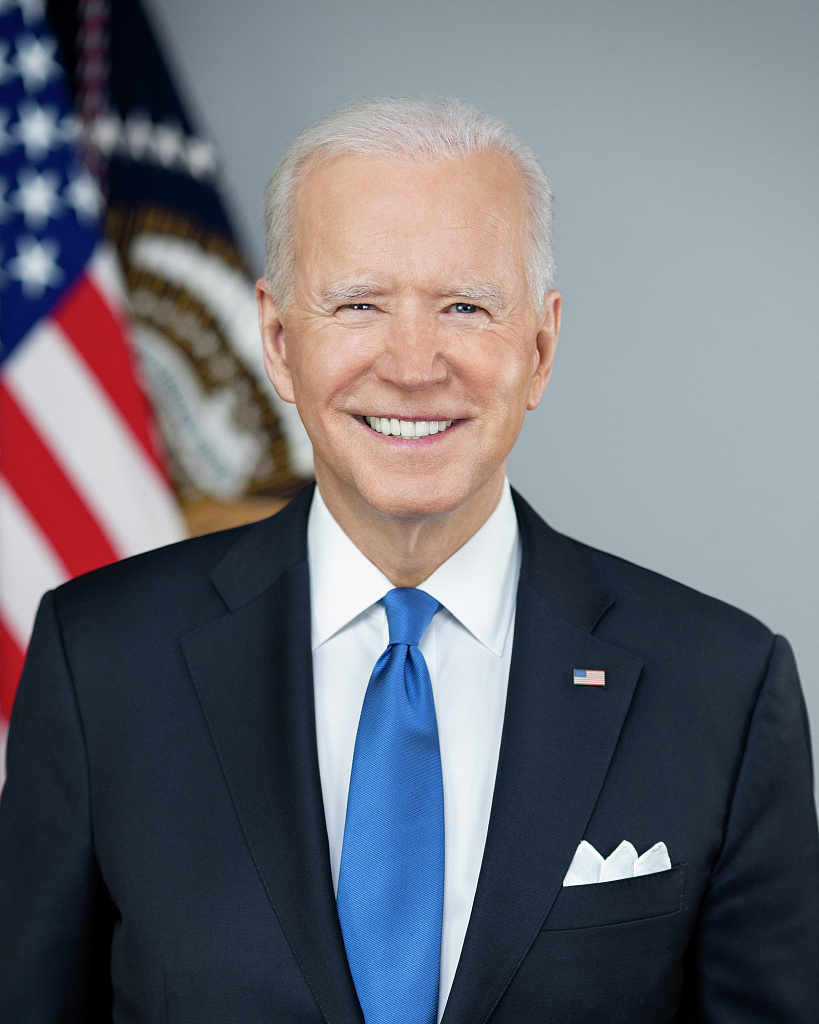
#> input picture known_faces/biden.jpg, 819 x 1024 px, given in place of the camera
$ python FaceDectection.py
#> lines starting #> are read from the running program, lines starting #| are printed output that depends on the picture; after the words box and inside, x2 and y2 are one past the last pixel; in counts of white or black regions, pixels touching at a corner belong together
#> further down, frame is the input picture: shape (1024, 819, 3); mean B, G, R 118, 109.6, 108
from __future__ import print_function
import cv2 as cv
import argparse
#import face_recognition
def detectAndDisplay(frame):
    frame_gray = cv.cvtColor(frame, cv.COLOR_BGR2GRAY)
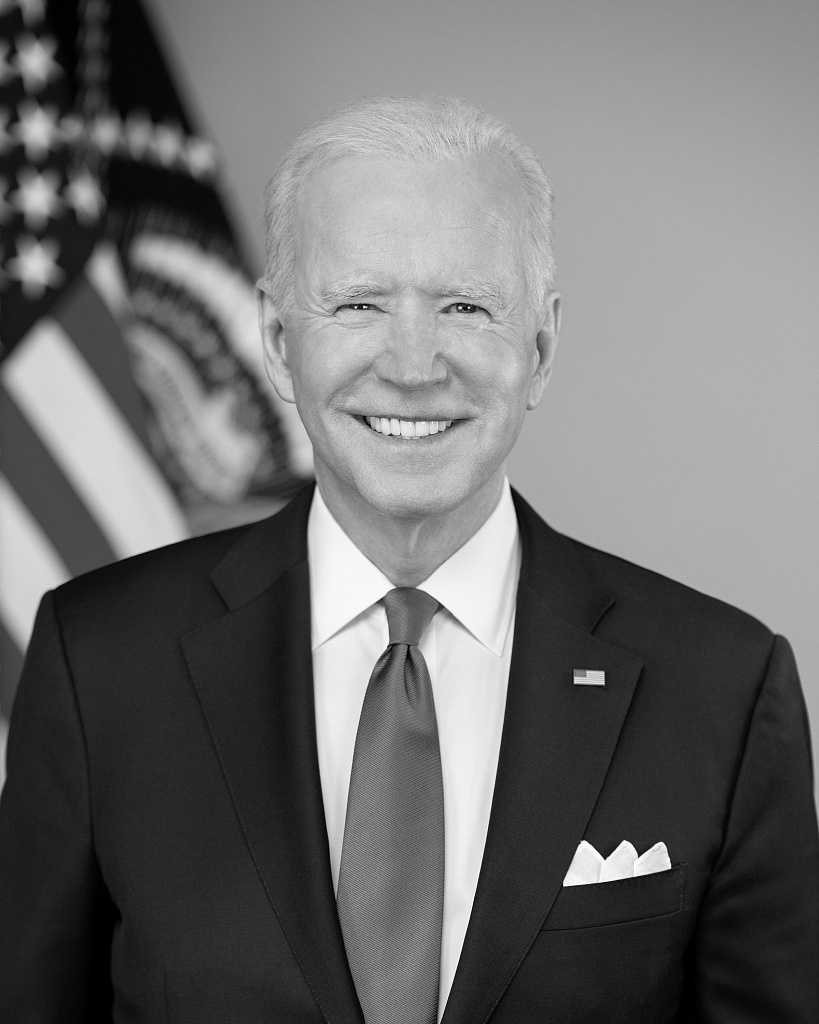
#> frame_gray: shape (1024, 819); min 0, max 255, mean 110.1
    frame_gray = cv.equalizeHist(frame_gray)
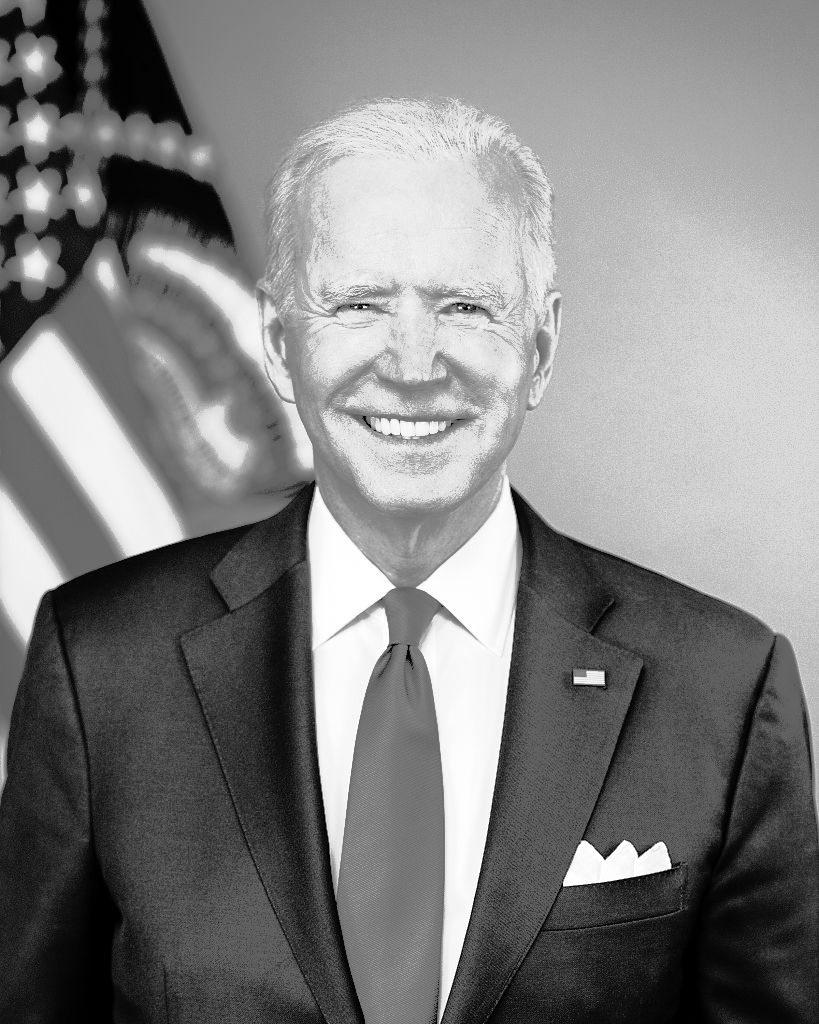
#> frame_gray: shape (1024, 819); min 0, max 255, mean 128.2
    #-- Detect faces
    faces = face_cascade.detectMultiScale(frame_gray)
#> faces = [[314, 547, 169, 169], [263, 189, 299, 299]]
    for (x,y,w,h) in faces:
        center = (x + w//2, y + h//2)
        frame = cv.ellipse(frame, center, (w//2, h//2), 0, 0, 360, (255, 0, 255), 4)
        faceROI = frame_gray[y:y+h,x:x+w]
        #-- In each face, detect eyes
        eyes = eyes_cascade.detectMultiScale(faceROI)
        for (x2,y2,w2,h2) in eyes:
            eye_center = (x + x2 + w2//2, y + y2 + h2//2)
            radius = int(round((w2 + h2)*0.25))
            frame = cv.circle(frame, eye_center, radius, (255, 0, 0 ), 4)
#> this loop made 2 passes
#> (x, y, w, h, center) on passes 1 to 2: (314, 547, 169, 169, (398, 631)), (263, 189, 299, 299, (412, 338))
#> pass 1, in detectAndDisplay, `frame = cv.ellipse(frame, center, (w//2, h//2), 0, 0, 360, (255, 0, 25..`:
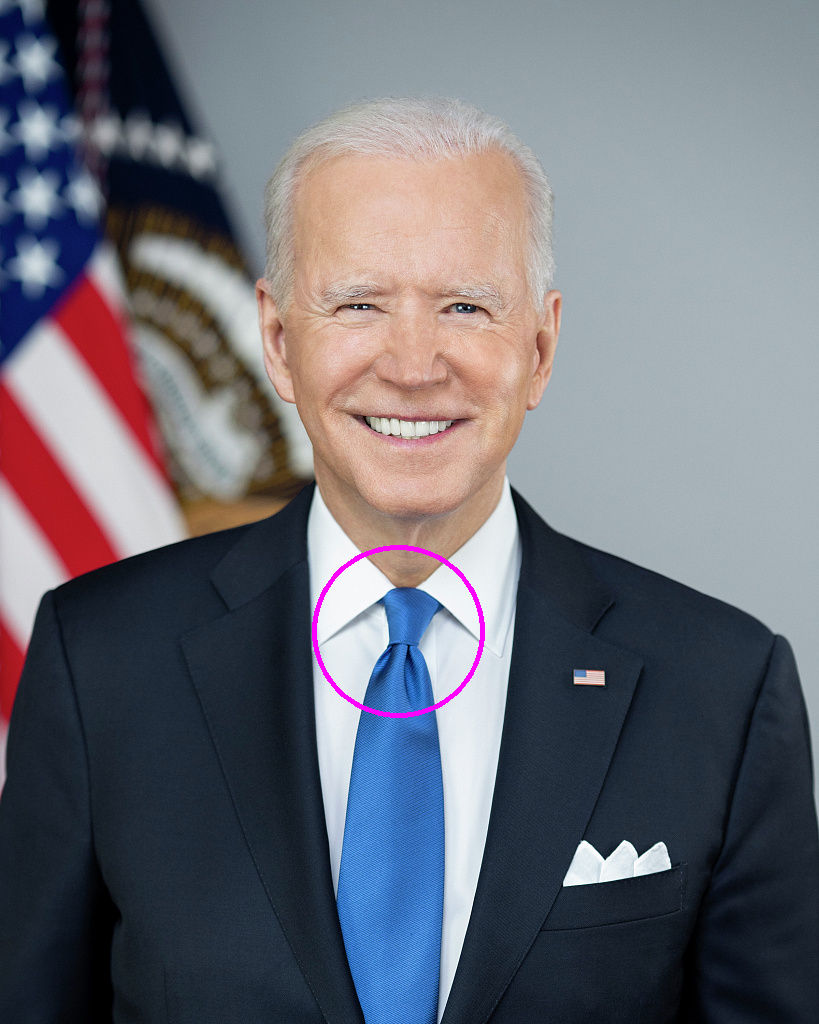
#> frame: shape (1024, 819, 3); 0.31% of pixels changed, all inside (x1, y1, x2, y2) = (312, 545, 485, 718)
#> pass 1, in detectAndDisplay, `faceROI = frame_gray[y:y+h,x:x+w]`:
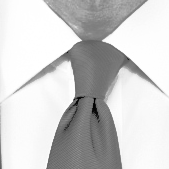
#> faceROI: shape (169, 169); min 0, max 255, mean 206.2
#> pass 2, in detectAndDisplay, `frame = cv.ellipse(frame, center, (w//2, h//2), 0, 0, 360, (255, 0, 25..`:
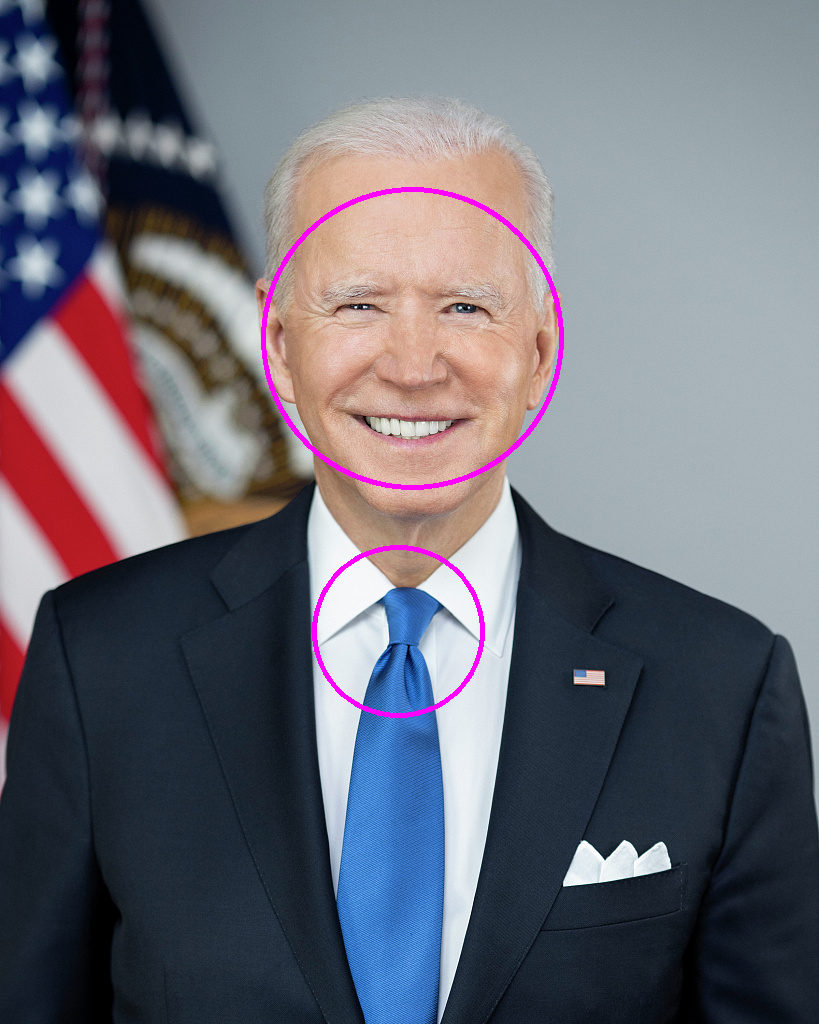
#> frame: shape (1024, 819, 3); 0.56% of pixels changed, all inside (x1, y1, x2, y2) = (261, 187, 564, 490)
#> pass 2, in detectAndDisplay, `faceROI = frame_gray[y:y+h,x:x+w]`:
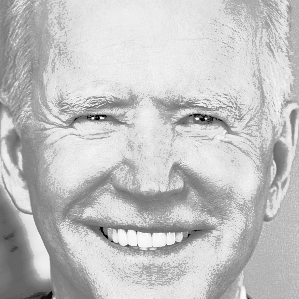
#> faceROI: shape (299, 299); min 0, max 255, mean 194.1
    cv.imshow('Capture - Face detection', frame)

parser = argparse.ArgumentParser(description='Code for Cascade Classifier tutorial.')
parser.add_argument('--face_cascade', help='Path to face cascade.', default='training_data/haarcascades/haarcascade_frontalface_alt.xml')
parser.add_argument('--eyes_cascade', help='Path to eyes cascade.', default='training_data/haarcascades/haarcascade_eye_tree_eyeglasses.xml')
parser.add_argument('--camera', help='Camera divide number.', type=int, default=0)
args = parser.parse_args()
face_cascade_name = args.face_cascade
eyes_cascade_name = args.eyes_cascade
face_cascade = cv.CascadeClassifier()
eyes_cascade = cv.CascadeClassifier()
#-- 1. Load the cascades
if not face_cascade.load(cv.samples.findFile(face_cascade_name)):
    print('--(!)Error loading face cascade')
    exit(0)
if not eyes_cascade.load(cv.samples.findFile(eyes_cascade_name)):
    print('--(!)Error loading eyes cascade')
    exit(0)
camera_device = args.camera
#-- 2. Read the video stream
cap = cv.VideoCapture(camera_device)
if not cap.isOpened:
    print('--(!)Error opening video capture')
    exit(0)
while True:
    ret, frame = cap.read()
    if frame is None:
        print('--(!) No captured frame -- Break!')
        break
    detectAndDisplay(frame)
    if cv.waitKey(1) & 0xFF == ord("q"):
#> (key q is pressed here)
        break

$ run again, on known_faces/obama.jpg
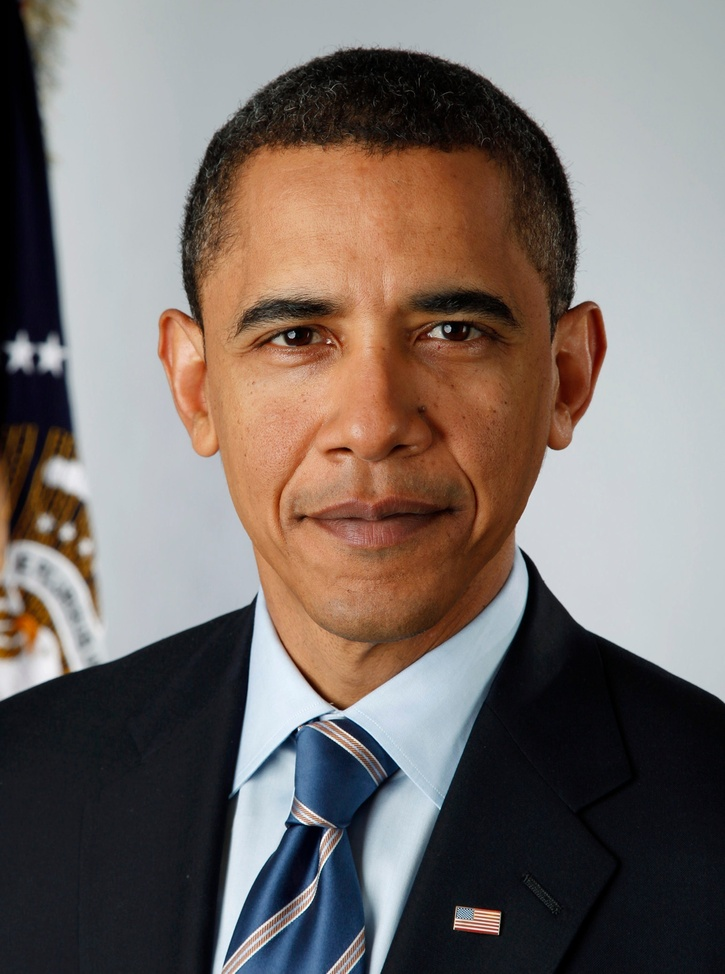
#> input picture known_faces/obama.jpg, 725 x 974 px, shrunk from 1544 x 2074 before the run, given in place of the camera
#> frame is the input picture: shape (974, 725, 3); mean B, G, R 105, 109.8, 120
#> faces = [[170, 176, 405, 405]]
#> the loop in detectAndDisplay, `for (x,y,w,h) in faces:` made 1 pass
#> (x, y, w, h, center, eyes) on pass 1: (170, 176, 405, 405, (372, 378), [[243, 113, 86, 86], [86, 117, 86, 86]])
#> pass 1, in detectAndDisplay, `faceROI = frame_gray[y:y+h,x:x+w]`:
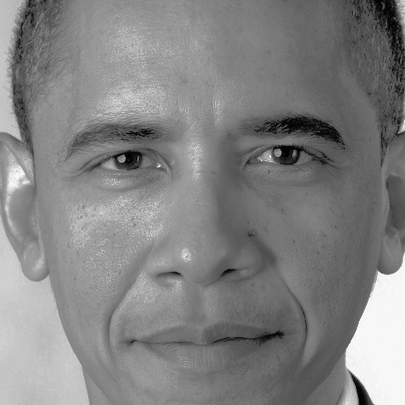
#> faceROI: shape (405, 405); min 0, max 255, mean 130.2
#> after the loop in detectAndDisplay, `for (x,y,w,h) in faces:`:
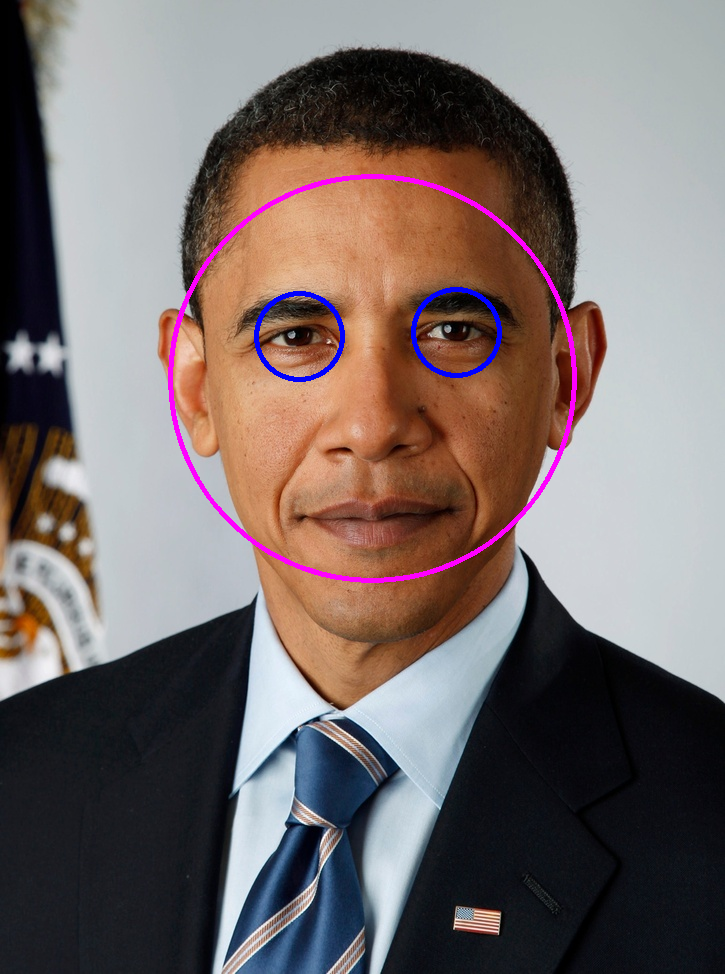
#> frame: shape (974, 725, 3); mean B, G, R 107.3, 108.5, 120.4
